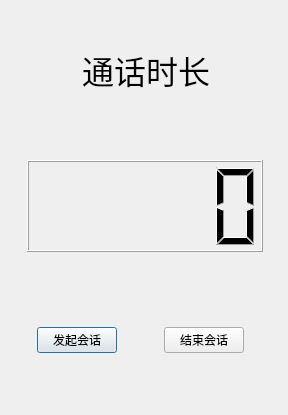
<?xml version="1.0" encoding="UTF-8"?>
<ui version="4.0">
 <class>VedioSrvDlg</class>
 <widget class="QDialog" name="VedioSrvDlg">
  <property name="geometry">
   <rect>
    <x>0</x>
    <y>0</y>
    <width>288</width>
    <height>415</height>
   </rect>
  </property>
  <property name="windowTitle">
   <string>通话窗口</string>
  </property>
  <widget class="QWidget" name="horizontalLayoutWidget_2">
   <property name="geometry">
    <rect>
     <x>-10</x>
     <y>30</y>
     <width>311</width>
     <height>80</height>
    </rect>
   </property>
   <layout class="QHBoxLayout" name="horizontalLayout_2">
    <item>
     <spacer name="horizontalSpacer">
      <property name="orientation">
       <enum>Qt::Horizontal</enum>
      </property>
      <property name="sizeHint" stdset="0">
       <size>
        <width>40</width>
        <height>20</height>
       </size>
      </property>
     </spacer>
    </item>
    <item>
     <layout class="QHBoxLayout" name="horizontalLayout">
      <item>
       <widget class="QLabel" name="label">
        <property name="font">
         <font>
          <family>Agency FB</family>
          <pointsize>24</pointsize>
         </font>
        </property>
        <property name="text">
         <string>通话时长</string>
        </property>
       </widget>
      </item>
     </layout>
    </item>
    <item>
     <spacer name="horizontalSpacer_2">
      <property name="orientation">
       <enum>Qt::Horizontal</enum>
      </property>
      <property name="sizeHint" stdset="0">
       <size>
        <width>40</width>
        <height>20</height>
       </size>
      </property>
     </spacer>
    </item>
   </layout>
  </widget>
  <widget class="QWidget" name="horizontalLayoutWidget_3">
   <property name="geometry">
    <rect>
     <x>0</x>
     <y>160</y>
     <width>291</width>
     <height>92</height>
    </rect>
   </property>
   <layout class="QHBoxLayout" name="horizontalLayout_3">
    <item>
     <spacer name="horizontalSpacer_3">
      <property name="orientation">
       <enum>Qt::Horizontal</enum>
      </property>
      <property name="sizeHint" stdset="0">
       <size>
        <width>40</width>
        <height>20</height>
       </size>
      </property>
     </spacer>
    </item>
    <item>
     <widget class="QLCDNumber" name="timeNumber">
      <property name="minimumSize">
       <size>
        <width>236</width>
        <height>90</height>
       </size>
      </property>
      <property name="digitCount">
       <number>5</number>
      </property>
      <property name="mode">
       <enum>QLCDNumber::Oct</enum>
      </property>
      <property name="value" stdset="0">
       <double>0.000000000000000</double>
      </property>
     </widget>
    </item>
    <item>
     <spacer name="horizontalSpacer_4">
      <property name="orientation">
       <enum>Qt::Horizontal</enum>
      </property>
      <property name="sizeHint" stdset="0">
       <size>
        <width>40</width>
        <height>20</height>
       </size>
      </property>
     </spacer>
    </item>
   </layout>
  </widget>
  <widget class="QWidget" name="horizontalLayoutWidget_4">
   <property name="geometry">
    <rect>
     <x>-5</x>
     <y>300</y>
     <width>291</width>
     <height>80</height>
    </rect>
   </property>
   <layout class="QHBoxLayout" name="horizontalLayout_4">
    <item>
     <spacer name="horizontalSpacer_5">
      <property name="orientation">
       <enum>Qt::Horizontal</enum>
      </property>
      <property name="sizeHint" stdset="0">
       <size>
        <width>40</width>
        <height>20</height>
       </size>
      </property>
     </spacer>
    </item>
    <item>
     <widget class="QPushButton" name="callButton">
      <property name="text">
       <string>发起会话</string>
      </property>
     </widget>
    </item>
    <item>
     <spacer name="horizontalSpacer_7">
      <property name="orientation">
       <enum>Qt::Horizontal</enum>
      </property>
      <property name="sizeHint" stdset="0">
       <size>
        <width>40</width>
        <height>20</height>
       </size>
      </property>
     </spacer>
    </item>
    <item>
     <widget class="QPushButton" name="cutButton">
      <property name="text">
       <string>结束会话</string>
      </property>
     </widget>
    </item>
    <item>
     <spacer name="horizontalSpacer_6">
      <property name="orientation">
       <enum>Qt::Horizontal</enum>
      </property>
      <property name="sizeHint" stdset="0">
       <size>
        <width>40</width>
        <height>20</height>
       </size>
      </property>
     </spacer>
    </item>
   </layout>
  </widget>
 </widget>
 <resources/>
 <connections/>
</ui>
